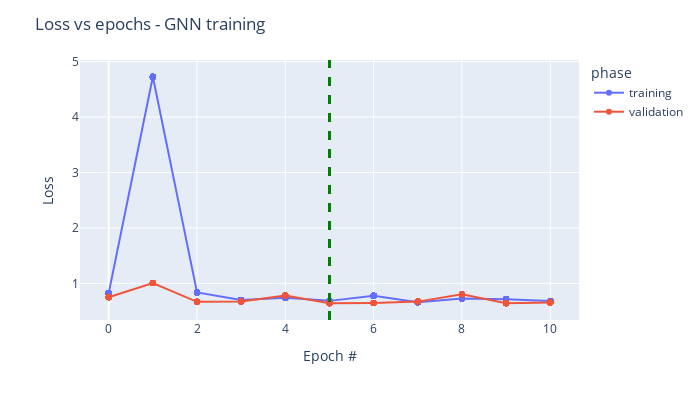

This figure's notebook cell:
### Markdown cell above
The dataframes contain `phase`, `epoch`, `entry`, `output`, `target`, and `loss` columns, and can be easily used to visualize the results.

Let's plot for example the loss across the epochs for the training and the validation sets:

### Code cell
fig = px.line(
    output_train,
    x='epoch',
    y='loss',
    color='phase',
    markers=True)

fig.add_vline(x=trainer.epoch_saved_model, line_width=3, line_dash="dash", line_color="green")

fig.update_layout(
    xaxis_title='Epoch #',
    yaxis_title='Loss',
    title='Loss vs epochs - GNN training',
    width=700, height=400,
)

### Figure 1 — Plotly figure (JSON) as saved in the notebook; plotly's stock layout.template omitted (floating-point values rounded to 4 significant figures; data arrays with more than 128 entries replaced by an {"elided": "..."} marker saying what was removed)
{"data": [{"hovertemplate": "phase=training<br>epoch=%{x}<br>loss=%{y}<extra></extra>", "legendgroup": "training", "line": {"color": "#636efa", "dash": "solid"}, "marker": {"symbol": "circle"}, "mode": "markers+lines", "name": "training", "orientation": "v", "showlegend": true, "type": "scatter", "x": {"elided": "792 int values"}, "xaxis": "x", "y": {"elided": "792 float values"}, "yaxis": "y"}, {"hovertemplate": "phase=validation<br>epoch=%{x}<br>loss=%{y}<extra></extra>", "legendgroup": "validation", "line": {"color": "#EF553B", "dash": "solid"}, "marker": {"symbol": "circle"}, "mode": "markers+lines", "name": "validation", "orientation": "v", "showlegend": true, "type": "scatter", "x": {"elided": "198 int values"}, "xaxis": "x", "y": {"elided": "198 float values"}, "yaxis": "y"}], "layout": {"height": 400, "legend": {"title": {"text": "phase"}, "tracegroupgap": 0}, "margin": {"t": 60}, "shapes": [{"line": {"color": "green", "dash": "dash", "width": 3}, "type": "line", "x0": 5, "x1": 5, "xref": "x", "y0": 0, "y1": 1, "yref": "y domain"}], "title": {"text": "Loss vs epochs - GNN training"}, "width": 700, "xaxis": {"anchor": "y", "domain": [0, 1], "title": {"text": "Epoch #"}}, "yaxis": {"anchor": "x", "domain": [0, 1], "title": {"text": "Loss"}}}}
